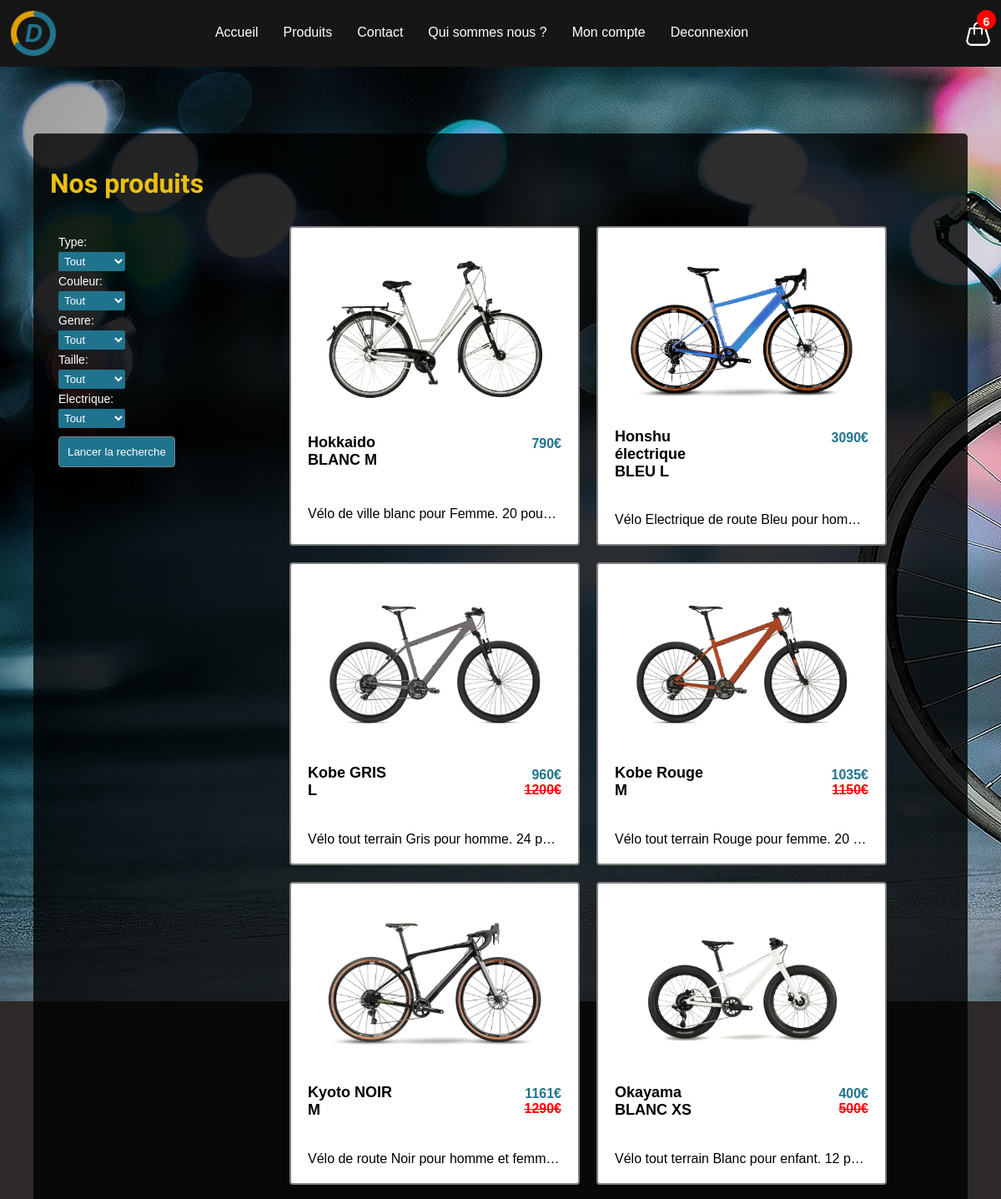
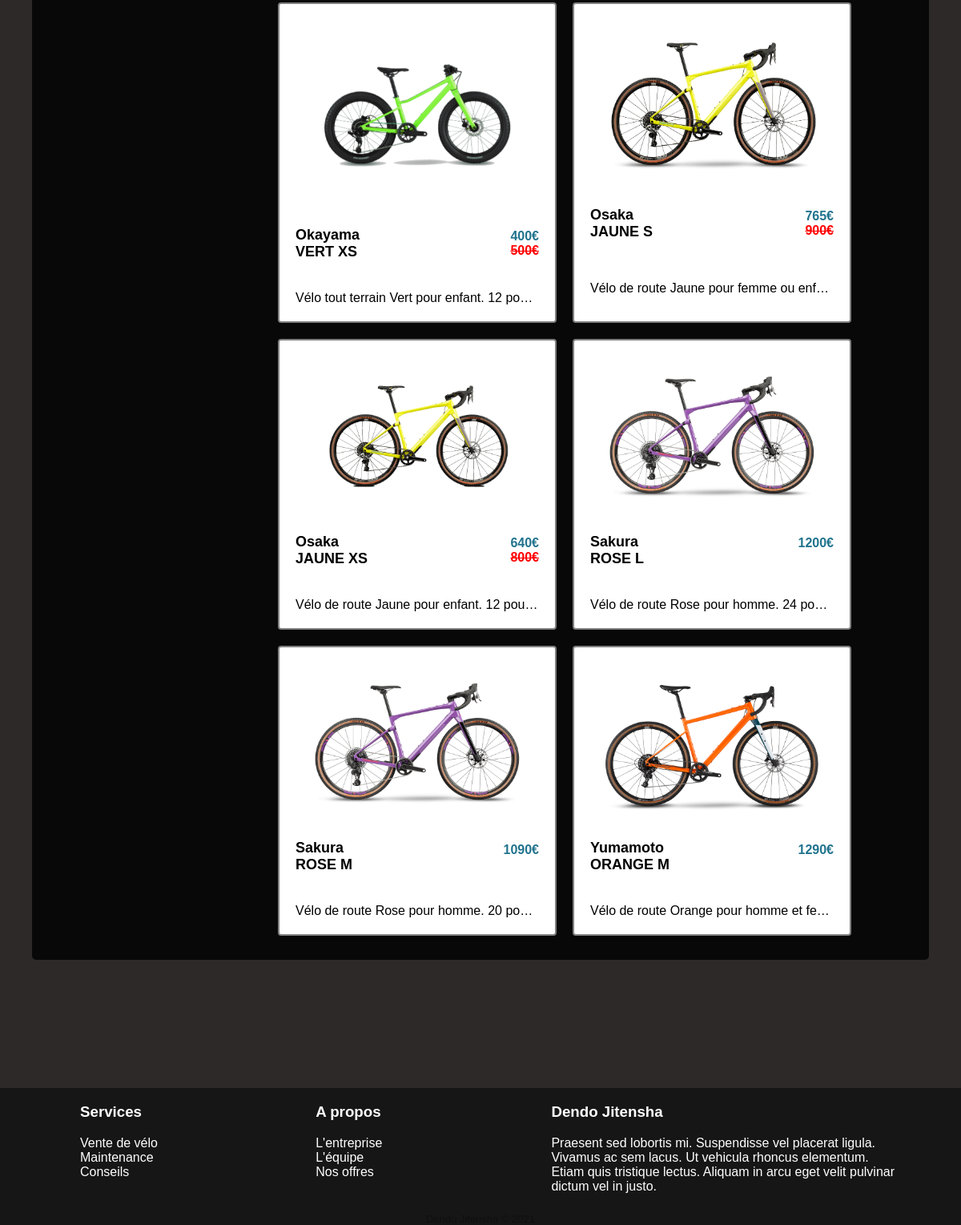
The page /produits.php (signed in) on the database its author committed (2 pictures, top to bottom).
### tables this page shows
CREATE TABLE IF NOT EXISTS `produit` (
  `id_produit` int(11) NOT NULL AUTO_INCREMENT,
  `reference` varchar(255) DEFAULT NULL,
  `nom_produit` varchar(30) DEFAULT NULL,
  `designation` varchar(255) DEFAULT NULL,
  `poids` int(4) DEFAULT NULL,
  `stock` int(4) DEFAULT NULL,
  `prix` int(6) DEFAULT NULL,
  `image` varchar(255) DEFAULT NULL,
  `electrique` tinyint(1) NOT NULL DEFAULT '0',
  `reduction_produit` decimal(4,2) NOT NULL,
  `id_categorie` int(11) NOT NULL,
  `id_carac_couleur` int(11) NOT NULL,
  `id_carac_matiere_cadre` int(11) NOT NULL,
  `id_carac_taille_cadre` int(11) NOT NULL,
  `id_carac_taille_roues` int(11) NOT NULL,
  `accueil` tinyint(1) NOT NULL DEFAULT '0',
  PRIMARY KEY (`id_produit`),
  KEY `produit_categorie_idCategorie_fk` (`id_categorie`)
);

### produits.php (called while the page is built)
<?php
include ('View/produits.php');

### View/produits.php (the view, shortened to what this page needs)
<?php
function recuperationToken($name){
    if (isset($_GET[$name]) !=0){
        $resultat = $_GET[$name];
    } else {
        $resultat = "%";
    }
    return $resultat;
}
?>
<!DOCTYPE html>
<html lang="fr">
    <head>
        <?php include ('head.php'); ?>
    </head>
    <body>
        <div id="header">
            <link href="../public/css/produits.css" rel="stylesheet">
            <link href="public/css/produits.css" rel="stylesheet">
            <?php include ('navbar.php'); ?>
        </div>
        <div class="contenu">
            <h1 class="titre_page">Nos produits</h1>
                    <div class="colonnes_container">
                        <div class="colonne_tri" id="popupTri">
                                    <form method="get">
                                        <label for="categorie">Type:</label>
                                        <br>
                                        <select name="categorie" id="categorie">
                                            <option value="%" name="categorie">Tout</option>
                                        </select>
                                        <br>
                                        <label for="couleur">Couleur:</label>
                                        <br>
                                        <select name="couleur" id="couleur">
                                            <option value="%" name="couleur">Tout</option>
                                        </select>
                                        <br>
                                        <label for="taxonomie">Genre:</label>
                                        <br>
                                        <select name="taxonomie" id="taxonomie">
                                            <option value="%" name="taxonomie">Tout</option>
                                        </select>
                                        <br>
                                        <label for="taille">Taille:</label>
                                        <br>
                                        <select name="taille" id="taille">
                                            <option value="%" name="taille">Tout</option>
                                        </select>
                                        <br>
                                        <label for="electrique">Electrique:</label>
                                        <br>
                                        <select name="electrique" id="electrique">
                                            <option value="%" name="electrique">Tout</option>
                                        </select>
                                        <br>
                                        <button type="submit" onclick="closeTri()">Lancer la recherche</button>
                                    </form>
                        </div>
                        <div class="colonne_droite">
                            <div id="articles_produits">
                                <?php
                                    $preparationRequete = "SELECT * FROM produit p";
                                    if(isset($_GET)) {
                                        $preparationRequete .= " INNER JOIN categorie c on p.id_categorie = c.id
                                                                 INNER JOIN carac_couleur cc on p.id_carac_couleur = cc.id
                                                                 INNER JOIN carac_taille_cadre ctc on p.id_carac_taille_cadre = ctc.id
                                                                 INNER JOIN taxonomie_produit tp on p.id_produit = tp.id_produit
                                                                 INNER JOIN taxonomie t on tp.id_taxonomie = t.id
                                                                 WHERE p.id_categorie LIKE :categorie
                                                                 AND p.id_carac_couleur LIKE :couleur
                                                                 AND p.id_carac_taille_cadre LIKE :taille
                                                                 AND tp.id_taxonomie LIKE :taxonomie
                                                                 AND p.electrique LIKE :electrique
                                                                 ORDER BY p.nom_produit";
                                        $categorie = recuperationToken('categorie');
                                        $couleur = recuperationToken('couleur');
                                        $taille = recuperationToken('taille');
                                        $taxonomie = recuperationToken('taxonomie');
                                        $electrique = recuperationToken('electrique');
                                    }
                                    $requeteFinale = $conn->prepare($preparationRequete);
                                    $requeteFinale->bindValue('categorie', $categorie);
                                    $requeteFinale->bindValue('couleur', $couleur);
                                    $requeteFinale->bindValue('taille', $taille);
                                    $requeteFinale->bindValue('taxonomie', $taxonomie);
                                    $requeteFinale->bindValue('electrique', $electrique);
                                    $requeteFinale->execute();
                                    $requeteFinale = $requeteFinale->fetchAll();
                                    $nomPrecedent= "";
                                    foreach ($requeteFinale as $itemRequete){
                                        if ($nomPrecedent != $itemRequete['nom_produit']){
                                            echo'<div class="article_produits">
                                                <div class="article_container">'; ?>
                                                <img class="image" src="public/images/produits/<?= $itemRequete['image']; ?>.png" alt="image_produit">
                                                <h3><?= $itemRequete['nom_produit']; ?></h3>
                                                <h4><?php if($itemRequete['reduction_produit'] != 0){
                                                            $prixSpecial = $itemRequete['prix']/100*(100-$itemRequete['reduction_produit']);
                                                            echo $prixSpecial.'€ <br><s>'.$itemRequete['prix'].'€</s>';
                                                        }else{
                                                            echo $itemRequete['prix'].'€';
                                                        }?>
                                                </h4>
                                                <p><?= $itemRequete['designation'] ?></p>
                                                </div>
                                            </div>
                                    <?php }
                                        $nomPrecedent = $itemRequete['nom_produit'];
                                    }?>
                            </div>
                        </div>
                    </div>
        </div>
        <?php
        include ('footer.php');
        ?>
    </body>
</html>

### public/css/main.css (style rules this page uses)
body { margin:auto; font-family:arial; background: #2d2929; background-image: url("../images/background.jpg"); background-attachment: fixed; background-repeat: no-repeat; position: relative; min-height: 100%; }
#header { display: flex; background: #161616; }
.titre_page { font-family: 'Smooch Sans', sans-serif; color: #eac013; }
.contenu { width: 90%; background: rgba(0,0,0,0.8); margin: auto; border-radius: 5px; padding: 20px; margin-top: 80px; margin-bottom: 60px; }
p { margin-block-start: 0; margin-block-end: 0; }

### public/css/navbar.css (style rules this page uses)
#header { height: 80px; }
@media screen and (min-width: 961px) { #header { flex-direction: row; } }

### public/css/accueil.css (style rules this page uses)
.article_container { display: flex; flex-wrap: wrap; background: white; }

### public/css/produits.css (style rules this page uses)
.colonnes_container { display: flex; flex-direction: row; }
.colonne_tri { display: unset; width: 200px; height: 100%; margin: 20px; position: relative; left: -10px; }
.colonne_droite { width: 75%; }
label { color: white; font-size: 14px; }
select { color: white; border: 1px; border-radius: 2px; background-color: #20738d; padding: 3px; margin: 3px 0px; width: 80px; }
button { color: white; background-color: #20738d; border: 1px solid grey; padding: 10px; margin-top: 7px; border-radius: 4px; }
#articles_produits { display: flex; flex-wrap: wrap; justify-content: center; }
.article_produits { width: calc(20% - 20px); padding: 10px; margin:10px; position: relative; background-color: white; border: 2px solid grey; border-radius: 4px; }
.article_container { display: flex; flex-wrap: wrap; background: white; height: 100%; }
.article_produits img { max-width: 100%; margin-top: 20px; opacity: 1; display: block; height: auto; transition: .5s ease; backface-visibility: hidden; }
.article_produits h3 { font-size: 18px; width: calc(40% - 20px); padding:10px; margin-right: auto; }
.article_produits h4 { width: calc(60% - 20px); padding:10px; margin-left: auto; text-align: right; color:#20738d; }
.article_produits h4 s { color:red; }
.article_produits p { text-overflow: ellipsis; overflow: hidden; white-space: nowrap; padding: 10px; }
@media only screen and (max-width: 1400px) { .article_produits { width: 40%; } }

### rows shown on the page
produit: image (picture), nom_produit "Hokkaido BLANC M", prix "790", designation "Vélo de ville blanc pour Femme. 20 pou…"
produit: image (picture), nom_produit "Honshu électrique BLEU L", prix "3090", designation "Vélo Electrique de route Bleu pour hom…"
produit: image (picture), nom_produit "Kobe GRIS L", prixSpecial "960", prix "1200", designation "Vélo tout terrain Gris pour homme. 24 p…"
produit: image (picture), nom_produit "Kobe Rouge M", prixSpecial "1035", prix "1150", designation "Vélo tout terrain Rouge pour femme. 20…"
produit: image (picture), nom_produit "Kyoto NOIR M", prixSpecial "1161", prix "1290", designation "Vélo de route Noir pour homme et femm…"
produit: image (picture), nom_produit "Okayama BLANC XS", prixSpecial "400", prix "500", designation "Vélo tout terrain Blanc pour enfant. 12 p…"
produit: image (picture), nom_produit "Okayama VERT XS", prixSpecial "400", prix "500", designation "Vélo tout terrain Vert pour enfant. 12 po…"
produit: image (picture), nom_produit "Osaka JAUNE S", prixSpecial "765", prix "900", designation "Vélo de route Jaune pour femme ou enf…"
produit: image (picture), nom_produit "Osaka JAUNE XS", prixSpecial "640", prix "800", designation "Vélo de route Jaune pour enfant. 12 pou…"
produit: image (picture), nom_produit "Sakura ROSE L", prix "1200", designation "Vélo de route Rose pour homme. 24 po…"
produit: image (picture), nom_produit "Sakura ROSE M", prix "1090", designation "Vélo de route Rose pour homme. 20 po…"
produit: image (picture), nom_produit "Yumamoto ORANGE M", prix "1290", designation "Vélo de route Orange pour homme et fe…"

### other values the page prints
$qte_panier "6"
